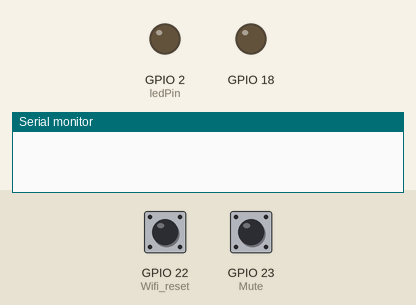
The sketch below on a simulated ESP32. On the bench: output pins drawn as LEDs (lit = HIGH), the last lines printed to the serial monitor. Dashed ring = blinking. The inputs (shaded band) are chosen by the test bench; at power-on: GPIO 23 (Mute) HIGH, GPIO 22 (Wifi_reset) HIGH.

Above: at 1.2 s.
1.3 s: GPIO 23 (Mute) pulled LOW for 0.15 s
At 1.92 s:
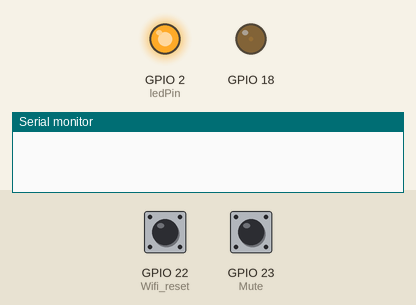
3.6 s: GPIO 22 (Wifi_reset) pulled LOW for 3.2 s
At 3.97 s:
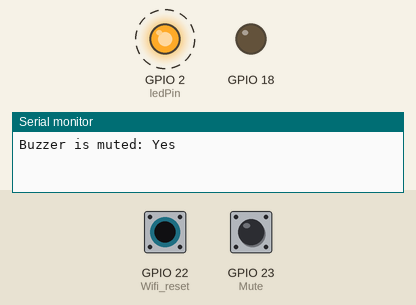
8.3 s: GPIO 23 (Mute) pulled LOW for 1 s
At 8.92 s:
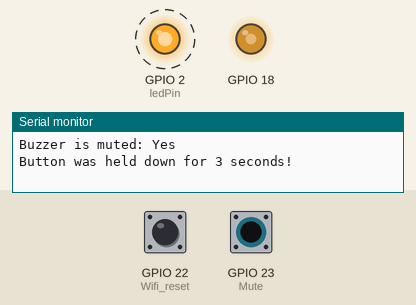
10.8 s: GPIO 22 (Wifi_reset) pulled LOW for 3.2 s
At 13.87 s:
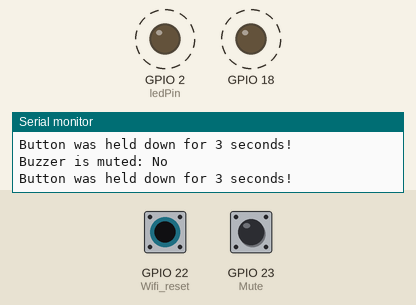
15.5 s: GPIO 23 (Mute) pulled LOW for 3.2 s
At 17.22 s:
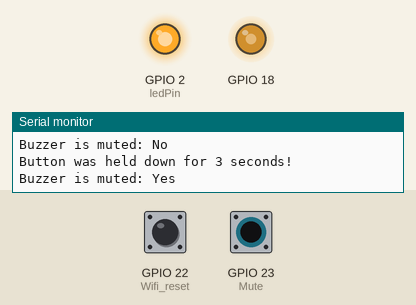
Timing chart, 0 to 20.0 s (numbered marks = the images above; inputs shaded):
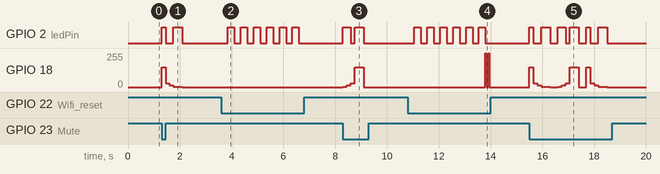

The sketch:

Button_functionalities.ino
```cpp
/*
  Created by Robin Wiklund
  This example demonstrates the use of pinMode(INPUT_PULLUP) for 2 external buttons, an external buzzer and the built in LED.

  Last updated 13 Mar 2023
  by Robin Wiklund

*/

#define LED_BUILTIN 2;  // Built in led
#define BUZZER 18;      // External buzzer

const int ledPin = LED_BUILTIN;
const int buzzer = BUZZER;
int isMuted = false;
int ledState = LOW;


void setup() {

  Serial.begin(9600); // Serial Monitor Baud

  //configure pin 22, 23 as an inputs and enable the internal pull-up resistor
  pinMode(22, INPUT_PULLUP); // Wifi reset
  pinMode(23, INPUT_PULLUP); // Mute

  // Pin 2, 18 as output
  pinMode(buzzer, OUTPUT);
  pinMode(ledPin, OUTPUT);
}

//----------------------------- END OF SETUP -----------------------------//

void loop() {

  // Update input value every loop
  int WifiBtn = digitalRead(22);
  int MuteBtn = digitalRead(23);

  // Keep in mind the pull-up means the pushbutton's logic is inverted. It goes
  // HIGH when it's open, and LOW when it's pressed.

  if (WifiBtn == LOW) { // Wifi reset button is pressed | Also needs to be hold down for 3 seconds to reset
    WifiResetBtn(); // Calling function
  }

  if (MuteBtn == LOW) { // Mute button is pressed
    isMuted = ToggleMuteBtn(); // Function sets isMuted to true or false
    Serial.print("Buzzer is muted: ");
    Serial.println(isMuted ? "Yes" : "No"); // Boolean true | false
    delay(300); // Able to press button again after 0,3 seconds
  }
}

//----------------------------- END OF LOOP -----------------------------//

void WifiResetBtn()
{
  unsigned long startTime = millis(); // Store the current time since start
  while (digitalRead(22) == LOW) { // Wait for the button to be released or held down for 3 seconds
    delay(250);
    if (ledState == LOW) { // Toggles values
      ledState = HIGH;
    } else {
      ledState = LOW;
    }
    digitalWrite(ledPin, ledState);

    if (digitalRead(22) == HIGH) { // button released before holding 3 seconds.
      digitalWrite(ledPin, LOW);  // Led off
      break;
    }

    if (millis() - startTime >= 3000) { // If the button has been held down for 3 seconds
      Serial.println("Button was held down for 3 seconds!"); // Print a message to the serial monitor
      MutableBuzzer(50, 2); // 250ms Delay, buzz 2 times.
      digitalWrite(ledPin, LOW); // Led off

      // --!-- Wifi reset call here... --!-- //

      while (digitalRead(22) == LOW); // Wait for the button to be released
      break; // Exit the loop
    }
  }
}

//----------------------------- END OF WifiReset -----------------------------//

bool ToggleMuteBtn()
{
  static bool muted = false;

  // --!-- Add check for alarm here, if alarm -> don't mute, instead cancel alarm. --!-- //

  muted = !muted; // Toggles value

  if (!muted) // Plays asc tone and blinks the LED
  {
    analogWrite(buzzer, 3);
    digitalWrite(ledPin, HIGH);
    delay(150);
    analogWrite(buzzer, 12);
    delay(150);
    analogWrite(buzzer, 30);
    digitalWrite(ledPin, LOW);
    delay(150);
    analogWrite(buzzer, 150);
    digitalWrite(ledPin, HIGH);
    delay(350);
  }
  else // muted & Plays desc tone and blinks the LED
  {
    analogWrite(buzzer, 150);
    digitalWrite(ledPin, HIGH);
    delay(150);
    analogWrite(buzzer, 30);
    digitalWrite(ledPin, LOW);
    delay(150);
    analogWrite(buzzer, 12);
    delay(150);
    analogWrite(buzzer, 3);
    digitalWrite(ledPin, HIGH);
    delay(350);
    }

  digitalWrite(ledPin, LOW);
  analogWrite(buzzer, 0);
  return muted;
}

//----------------------------- END OF ToggleMuteBtn -----------------------------//

void MutableBuzzer(int interval, int nTimesBuzz)
{
  int n = 1; // start count at

  while(!isMuted && nTimesBuzz >= n) {
    analogWrite(buzzer, 255);
    delay(interval);
    analogWrite(buzzer, 0);
    n++;
    delay(interval);
  }
}
```

Measured:
- after the input at 1.3 s, GPIO 2 (ledPin): LOW → HIGH at once, → LOW 0.15 s later, → HIGH 0.30 s later, → LOW 0.35 s later; GPIO 18: 0/255 → 150/255 at once, → 30/255 0.15 s later, → 12/255 0.15 s later, → 3/255 0.15 s later, … (5 changes in this stretch)
- after the input at 3.6 s, GPIO 2 (ledPin): alternates HIGH for 0.25 s and LOW for 0.25 s, 12 changes in all, then stays LOW, starting after 0.25 s
- after the input at 8.3 s, GPIO 2 (ledPin): alternates HIGH for 0.33 s and LOW for 0.15 s, 4 changes in all, then stays LOW, starting at once; GPIO 18: 0/255 → 3/255 at once, → 12/255 0.15 s later, → 30/255 0.15 s later, → 150/255 0.15 s later, … (5 changes in this stretch)
- after the input at 10.8 s, GPIO 2 (ledPin): alternates HIGH for 0.25 s and LOW for 0.25 s, 12 changes in all, then stays LOW, starting after 0.25 s; GPIO 18: alternates 255/255 for 0.05 s and 0/255 for 0.05 s, 4 changes in all, then stays 0/255, starting after 3.0 s
- after the input at 15.5 s, GPIO 2 (ledPin): LOW → HIGH at once, → LOW 0.15 s later, → HIGH 0.30 s later, → LOW 0.35 s later, … (12 changes in this stretch); GPIO 18: 0/255 → 150/255 at once, → 30/255 0.15 s later, → 12/255 0.15 s later, → 3/255 0.15 s later, … (15 changes in this stretch)
